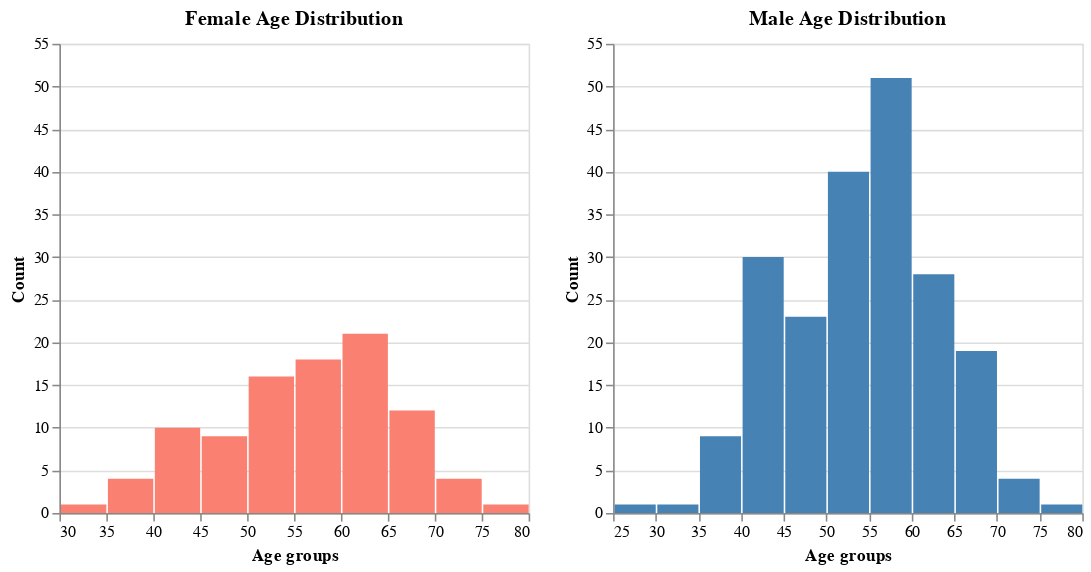

Notebook source saved alongside this figure:
### Code cell
female=df[df['sex']==0]
male=df[df['sex']==1]

female_chart = alt.Chart(female).mark_bar(color='salmon').encode(
    x=alt.X('age', bin=alt.Bin(maxbins=10), title="Age groups"),
    y=alt.Y('count()', title="Count")
).properties(
    title="Female Age Distribution"
)
male_chart = alt.Chart(male).mark_bar(color="steelblue").encode(
    x=alt.X('age', bin=alt.Bin(maxbins=10), title="Age groups"),
    y=alt.Y('count()', title="Count")
).properties(
    title="Male Age Distribution"
)
alt.hconcat(female_chart, male_chart).resolve_scale(y='shared')

### Figure 1 — Vega-Lite specification as saved in the notebook (floating-point values rounded to 4 significant figures; data arrays with more than 128 entries replaced by an {"elided": "..."} marker saying what was removed)
{"config": {"view": {"continuousWidth": 300, "continuousHeight": 300}}, "hconcat": [{"data": {"name": "data-577066c6f4cd554dfac3f082fe514253"}, "mark": {"type": "bar", "color": "salmon"}, "encoding": {"x": {"bin": {"maxbins": 10}, "field": "age", "title": "Age groups", "type": "quantitative"}, "y": {"aggregate": "count", "title": "Count", "type": "quantitative"}}, "title": "Female Age Distribution"}, {"data": {"name": "data-1f0c54e313e01cb6c96d1e91ece44164"}, "mark": {"type": "bar", "color": "steelblue"}, "encoding": {"x": {"bin": {"maxbins": 10}, "field": "age", "title": "Age groups", "type": "quantitative"}, "y": {"aggregate": "count", "title": "Count", "type": "quantitative"}}, "title": "Male Age Distribution"}], "resolve": {"scale": {"y": "shared"}}, "$schema": "https://vega.github.io/schema/vega-lite/v5.8.0.json", "datasets": {"data-577066c6f4cd554dfac3f082fe514253": [{"age": 41, "sex": 0, "cp": 1, "trestbps": 130, "chol": 204, "fbs": 0, "restecg": 0, "thalach": 172, "exang": 0, "oldpeak": 1.4, "slope": 2, "ca": 0, "thal": 2, "target": 1}, {"age": 57, "sex": 0, "cp": 0, "trestbps": 120, "chol": 354, "fbs": 0, "restecg": 1, "thalach": 163, "exang": 1, "oldpeak": 0.6, "slope": 2, "ca": 0, "thal": 2, "target": 1}, {"age": 56, "sex": 0, "cp": 1, "trestbps": 140, "chol": 294, "fbs": 0, "restecg": 0, "thalach": 153, "exang": 0, "oldpeak": 1.3, "slope": 1, "ca": 0, "thal": 2, "target": 1}, {"age": 48, "sex": 0, "cp": 2, "trestbps": 130, "chol": 275, "fbs": 0, "restecg": 1, "thalach": 139, "exang": 0, "oldpeak": 0.2, "slope": 2, "ca": 0, "thal": 2, "target": 1}, {"age": 58, "sex": 0, "cp": 3, "trestbps": 150, "chol": 283, "fbs": 1, "restecg": 0, "thalach": 162, "exang": 0, "oldpeak": 1.0, "slope": 2, "ca": 0, "thal": 2, "target": 1}, {"age": 50, "sex": 0, "cp": 2, "trestbps": 120, "chol": 219, "fbs": 0, "restecg": 1, "thalach": 158, "exang": 0, "oldpeak": 1.6, "slope": 1, "ca": 0, "thal": 2, "target": 1}, {"age": 58, "sex": 0, "cp": 2, "trestbps": 120, "chol": 340, "fbs": 0, "restecg": 1, "thalach": 172, "exang": 0, "oldpeak": 0.0, "slope": 2, "ca": 0, "thal": 2, "target": 1}, {"age": 66, "sex": 0, "cp": 3, "trestbps": 150, "chol": 226, "fbs": 0, "restecg": 1, "thalach": 114, "exang": 0, "oldpeak": 2.6, "slope": 0, "ca": 0, "thal": 2, "target": 1}, {"age": 69, "sex": 0, "cp": 3, "trestbps": 140, "chol": 239, "fbs": 0, "restecg": 1, "thalach": 151, "exang": 0, "oldpeak": 1.8, "slope": 2, "ca": 2, "thal": 2, "target": 1}, {"age": 71, "sex": 0, "cp": 1, "trestbps": 160, "chol": 302, "fbs": 0, "restecg": 1, "thalach": 162, "exang": 0, "oldpeak": 0.4, "slope": 2, "ca": 2, "thal": 2, "target": 1}, {"age": 65, "sex": 0, "cp": 2, "trestbps": 140, "chol": 417, "fbs": 1, "restecg": 0, "thalach": 157, "exang": 0, "oldpeak": 0.8, "slope": 2, "ca": 1, "thal": 2, "target": 1}, {"age": 41, "sex": 0, "cp": 1, "trestbps": 105, "chol": 198, "fbs": 0, "restecg": 1, "thalach": 168, "exang": 0, "oldpeak": 0.0, "slope": 2, "ca": 1, "thal": 2, "target": 1}, {"age": 46, "sex": 0, "cp": 2, "trestbps": 142, "chol": 177, "fbs": 0, "restecg": 0, "thalach": 160, "exang": 1, "oldpeak": 1.4, "slope": 0, "ca": 0, "thal": 2, "target": 1}, {"age": 54, "sex": 0, "cp": 2, "trestbps": 135, "chol": 304, "fbs": 1, "restecg": 1, "thalach": 170, "exang": 0, "oldpeak": 0.0, "slope": 2, "ca": 0, "thal": 2, "target": 1}, {"age": 65, "sex": 0, "cp": 2, "trestbps": 155, "chol": 269, "fbs": 0, "restecg": 1, "thalach": 148, "exang": 0, "oldpeak": 0.8, "slope": 2, "ca": 0, "thal": 2, "target": 1}, {"age": 65, "sex": 0, "cp": 2, "trestbps": 160, "chol": 360, "fbs": 0, "restecg": 0, "thalach": 151, "exang": 0, "oldpeak": 0.8, "slope": 2, "ca": 0, "thal": 2, "target": 1}, {"age": 51, "sex": 0, "cp": 2, "trestbps": 140, "chol": 308, "fbs": 0, "restecg": 0, "thalach": 142, "exang": 0, "oldpeak": 1.5, "slope": 2, "ca": 1, "thal": 2, "target": 1}, {"age": 53, "sex": 0, "cp": 0, "trestbps": 130, "chol": 264, "fbs": 0, "restecg": 0, "thalach": 143, "exang": 0, "oldpeak": 0.4, "slope": 1, "ca": 0, "thal": 2, "target": 1}, {"age": 53, "sex": 0, "cp": 2, "trestbps": 128, "chol": 216, "fbs": 0, "restecg": 0, "thalach": 115, "exang": 0, "oldpeak": 0.0, "slope": 2, "ca": 0, "thal": 0, "target": 1}, {"age": 53, "sex": 0, "cp": 0, "trestbps": 138, "chol": 234, "fbs": 0, "restecg": 0, "thalach": 160, "exang": 0, "oldpeak": 0.0, "slope": 2, "ca": 0, "thal": 2, "target": 1}, {"age": 51, "sex": 0, "cp": 2, "trestbps": 130, "chol": 256, "fbs": 0, "restecg": 0, "thalach": 149, "exang": 0, "oldpeak": 0.5, "slope": 2, "ca": 0, "thal": 2, "target": 1}, {"age": 44, "sex": 0, "cp": 2, "trestbps": 108, "chol": 141, "fbs": 0, "restecg": 1, "thalach": 175, "exang": 0, "oldpeak": 0.6, "slope": 1, "ca": 0, "thal": 2, "target": 1}, {"age": 63, "sex": 0, "cp": 2, "trestbps": 135, "chol": 252, "fbs": 0, "restecg": 0, "thalach": 172, "exang": 0, "oldpeak": 0.0, "slope": 2, "ca": 0, "thal": 2, "target": 1}, {"age": 57, "sex": 0, "cp": 0, "trestbps": 128, "chol": 303, "fbs": 0, "restecg": 0, "thalach": 159, "exang": 0, "oldpeak": 0.0, "slope": 2, "ca": 1, "thal": 2, "target": 1}, {"age": 71, "sex": 0, "cp": 2, "trestbps": 110, "chol": 265, "fbs": 1, "restecg": 0, "thalach": 130, "exang": 0, "oldpeak": 0.0, "slope": 2, "ca": 1, "thal": 2, "target": 1}, {"age": 35, "sex": 0, "cp": 0, "trestbps": 138, "chol": 183, "fbs": 0, "restecg": 1, "thalach": 182, "exang": 0, "oldpeak": 1.4, "slope": 2, "ca": 0, "thal": 2, "target": 1}, {"age": 45, "sex": 0, "cp": 1, "trestbps": 130, "chol": 234, "fbs": 0, "restecg": 0, "thalach": 175, "exang": 0, "oldpeak": 0.6, "slope": 1, "ca": 0, "thal": 2, "target": 1}, {"age": 62, "sex": 0, "cp": 0, "trestbps": 124, "chol": 209, "fbs": 0, "restecg": 1, "thalach": 163, "exang": 0, "oldpeak": 0.0, "slope": 2, "ca": 0, "thal": 2, "target": 1}, {"age": 43, "sex": 0, "cp": 2, "trestbps": 122, "chol": 213, "fbs": 0, "restecg": 1, "thalach": 165, "exang": 0, "oldpeak": 0.2, "slope": 1, "ca": 0, "thal": 2, "target": 1}, {"age": 55, "sex": 0, "cp": 1, "trestbps": 135, "chol": 250, "fbs": 0, "restecg": 0, "thalach": 161, "exang": 0, "oldpeak": 1.4, "slope": 1, "ca": 0, "thal": 2, "target": 1}, {"age": 60, "sex": 0, "cp": 2, "trestbps": 102, "chol": 318, "fbs": 0, "restecg": 1, "thalach": 160, "exang": 0, "oldpeak": 0.0, "slope": 2, "ca": 1, "thal": 2, "target": 1}, {"age": 42, "sex": 0, "cp": 0, "trestbps": 102, "chol": 265, "fbs": 0, "restecg": 0, "thalach": 122, "exang": 0, "oldpeak": 0.6, "slope": 1, "ca": 0, "thal": 2, "target": 1}, {"age": 67, "sex": 0, "cp": 2, "trestbps": 115, "chol": 564, "fbs": 0, "restecg": 0, "thalach": 160, "exang": 0, "oldpeak": 1.6, "slope": 1, "ca": 0, "thal": 3, "target": 1}, {"age": 54, "sex": 0, "cp": 2, "trestbps": 110, "chol": 214, "fbs": 0, "restecg": 1, "thalach": 158, "exang": 0, "oldpeak": 1.6, "slope": 1, "ca": 0, "thal": 2, "target": 1}, {"age": 58, "sex": 0, "cp": 0, "trestbps": 100, "chol": 248, "fbs": 0, "restecg": 0, "thalach": 122, "exang": 0, "oldpeak": 1.0, "slope": 1, "ca": 0, "thal": 2, "target": 1}, {"age": 54, "sex": 0, "cp": 1, "trestbps": 132, "chol": 288, "fbs": 1, "restecg": 0, "thalach": 159, "exang": 1, "oldpeak": 0.0, "slope": 2, "ca": 1, "thal": 2, "target": 1}, {"age": 45, "sex": 0, "cp": 1, "trestbps": 112, "chol": 160, "fbs": 0, "restecg": 1, "thalach": 138, "exang": 0, "oldpeak": 0.0, "slope": 1, "ca": 0, "thal": 2, "target": 1}, {"age": 62, "sex": 0, "cp": 0, "trestbps": 140, "chol": 394, "fbs": 0, "restecg": 0, "thalach": 157, "exang": 0, "oldpeak": 1.2, "slope": 1, "ca": 0, "thal": 2, "target": 1}, {"age": 63, "sex": 0, "cp": 1, "trestbps": 140, "chol": 195, "fbs": 0, "restecg": 1, "thalach": 179, "exang": 0, "oldpeak": 0.0, "slope": 2, "ca": 2, "thal": 2, "target": 1}, {"age": 68, "sex": 0, "cp": 2, "trestbps": 120, "chol": 211, "fbs": 0, "restecg": 0, "thalach": 115, "exang": 0, "oldpeak": 1.5, "slope": 1, "ca": 0, "thal": 2, "target": 1}, {"age": 45, "sex": 0, "cp": 0, "trestbps": 138, "chol": 236, "fbs": 0, "restecg": 0, "thalach": 152, "exang": 1, "oldpeak": 0.2, "slope": 1, "ca": 0, "thal": 2, "target": 1}, {"age": 50, "sex": 0, "cp": 1, "trestbps": 120, "chol": 244, "fbs": 0, "restecg": 1, "thalach": 162, "exang": 0, "oldpeak": 1.1, "slope": 2, "ca": 0, "thal": 2, "target": 1}, {"age": 50, "sex": 0, "cp": 0, "trestbps": 110, "chol": 254, "fbs": 0, "restecg": 0, "thalach": 159, "exang": 0, "oldpeak": 0.0, "slope": 2, "ca": 0, "thal": 2, "target": 1}, {"age": 64, "sex": 0, "cp": 0, "trestbps": 180, "chol": 325, "fbs": 0, "restecg": 1, "thalach": 154, "exang": 1, "oldpeak": 0.0, "slope": 2, "ca": 0, "thal": 2, "target": 1}, {"age": 64, "sex": 0, "cp": 2, "trestbps": 140, "chol": 313, "fbs": 0, "restecg": 1, "thalach": 133, "exang": 0, "oldpeak": 0.2, "slope": 2, "ca": 0, "thal": 3, "target": 1}, {"age": 37, "sex": 0, "cp": 2, "trestbps": 120, "chol": 215, "fbs": 0, "restecg": 1, "thalach": 170, "exang": 0, "oldpeak": 0.0, "slope": 2, "ca": 0, "thal": 2, "target": 1}, {"age": 46, "sex": 0, "cp": 1, "trestbps": 105, "chol": 204, "fbs": 0, "restecg": 1, "thalach": 172, "exang": 0, "oldpeak": 0.0, "slope": 2, "ca": 0, "thal": 2, "target": 1}, {"age": 46, "sex": 0, "cp": 0, "trestbps": 138, "chol": 243, "fbs": 0, "restecg": 0, "thalach": 152, "exang": 1, "oldpeak": 0.0, "slope": 1, "ca": 0, "thal": 2, "target": 1}, {"age": 64, "sex": 0, "cp": 0, "trestbps": 130, "chol": 303, "fbs": 0, "restecg": 1, "thalach": 122, "exang": 0, "oldpeak": 2.0, "slope": 1, "ca": 2, "thal": 2, "target": 1}, {"age": 41, "sex": 0, "cp": 2, "trestbps": 112, "chol": 268, "fbs": 0, "restecg": 0, "thalach": 172, "exang": 1, "oldpeak": 0.0, "slope": 2, "ca": 0, "thal": 2, "target": 1}, {"age": 54, "sex": 0, "cp": 2, "trestbps": 108, "chol": 267, "fbs": 0, "restecg": 0, "thalach": 167, "exang": 0, "oldpeak": 0.0, "slope": 2, "ca": 0, "thal": 2, "target": 1}, {"age": 39, "sex": 0, "cp": 2, "trestbps": 94, "chol": 199, "fbs": 0, "restecg": 1, "thalach": 179, "exang": 0, "oldpeak": 0.0, "slope": 2, "ca": 0, "thal": 2, "target": 1}, {"age": 34, "sex": 0, "cp": 1, "trestbps": 118, "chol": 210, "fbs": 0, "restecg": 1, "thalach": 192, "exang": 0, "oldpeak": 0.7, "slope": 2, "ca": 0, "thal": 2, "target": 1}, {"age": 67, "sex": 0, "cp": 2, "trestbps": 152, "chol": 277, "fbs": 0, "restecg": 1, "thalach": 172, "exang": 0, "oldpeak": 0.0, "slope": 2, "ca": 1, "thal": 2, "target": 1}, {"age": 52, "sex": 0, "cp": 2, "trestbps": 136, "chol": 196, "fbs": 0, "restecg": 0, "thalach": 169, "exang": 0, "oldpeak": 0.1, "slope": 1, "ca": 0, "thal": 2, "target": 1}, {"age": 74, "sex": 0, "cp": 1, "trestbps": 120, "chol": 269, "fbs": 0, "restecg": 0, "thalach": 121, "exang": 1, "oldpeak": 0.2, "slope": 2, "ca": 1, "thal": 2, "target": 1}, {"age": 54, "sex": 0, "cp": 2, "trestbps": 160, "chol": 201, "fbs": 0, "restecg": 1, "thalach": 163, "exang": 0, "oldpeak": 0.0, "slope": 2, "ca": 1, "thal": 2, "target": 1}, {"age": 49, "sex": 0, "cp": 1, "trestbps": 134, "chol": 271, "fbs": 0, "restecg": 1, "thalach": 162, "exang": 0, "oldpeak": 0.0, "slope": 1, "ca": 0, "thal": 2, "target": 1}, {"age": 41, "sex": 0, "cp": 1, "trestbps": 126, "chol": 306, "fbs": 0, "restecg": 1, "thalach": 163, "exang": 0, "oldpeak": 0.0, "slope": 2, "ca": 0, "thal": 2, "target": 1}, {"age": 49, "sex": 0, "cp": 0, "trestbps": 130, "chol": 269, "fbs": 0, "restecg": 1, "thalach": 163, "exang": 0, "oldpeak": 0.0, "slope": 2, "ca": 0, "thal": 2, "target": 1}, {"age": 60, "sex": 0, "cp": 2, "trestbps": 120, "chol": 178, "fbs": 1, "restecg": 1, "thalach": 96, "exang": 0, "oldpeak": 0.0, "slope": 2, "ca": 0, "thal": 2, "target": 1}, {"age": 51, "sex": 0, "cp": 2, "trestbps": 120, "chol": 295, "fbs": 0, "restecg": 0, "thalach": 157, "exang": 0, "oldpeak": 0.6, "slope": 2, "ca": 0, "thal": 2, "target": 1}, {"age": 42, "sex": 0, "cp": 2, "trestbps": 120, "chol": 209, "fbs": 0, "restecg": 1, "thalach": 173, "exang": 0, "oldpeak": 0.0, "slope": 1, "ca": 0, "thal": 2, "target": 1}, {"age": 67, "sex": 0, "cp": 0, "trestbps": 106, "chol": 223, "fbs": 0, "restecg": 1, "thalach": 142, "exang": 0, "oldpeak": 0.3, "slope": 2, "ca": 2, "thal": 2, "target": 1}, {"age": 76, "sex": 0, "cp": 2, "trestbps": 140, "chol": 197, "fbs": 0, "restecg": 2, "thalach": 116, "exang": 0, "oldpeak": 1.1, "slope": 1, "ca": 0, "thal": 2, "target": 1}, {"age": 44, "sex": 0, "cp": 2, "trestbps": 118, "chol": 242, "fbs": 0, "restecg": 1, "thalach": 149, "exang": 0, "oldpeak": 0.3, "slope": 1, "ca": 1, "thal": 2, "target": 1}, {"age": 60, "sex": 0, "cp": 3, "trestbps": 150, "chol": 240, "fbs": 0, "restecg": 1, "thalach": 171, "exang": 0, "oldpeak": 0.9, "slope": 2, "ca": 0, "thal": 2, "target": 1}, {"age": 71, "sex": 0, "cp": 0, "trestbps": 112, "chol": 149, "fbs": 0, "restecg": 1, "thalach": 125, "exang": 0, "oldpeak": 1.6, "slope": 1, "ca": 0, "thal": 2, "target": 1}, {"age": 66, "sex": 0, "cp": 2, "trestbps": 146, "chol": 278, "fbs": 0, "restecg": 0, "thalach": 152, "exang": 0, "oldpeak": 0.0, "slope": 1, "ca": 1, "thal": 2, "target": 1}, {"age": 39, "sex": 0, "cp": 2, "trestbps": 138, "chol": 220, "fbs": 0, "restecg": 1, "thalach": 152, "exang": 0, "oldpeak": 0.0, "slope": 1, "ca": 0, "thal": 2, "target": 1}, {"age": 58, "sex": 0, "cp": 0, "trestbps": 130, "chol": 197, "fbs": 0, "restecg": 1, "thalach": 131, "exang": 0, "oldpeak": 0.6, "slope": 1, "ca": 0, "thal": 2, "target": 1}, {"age": 55, "sex": 0, "cp": 1, "trestbps": 132, "chol": 342, "fbs": 0, "restecg": 1, "thalach": 166, "exang": 0, "oldpeak": 1.2, "slope": 2, "ca": 0, "thal": 2, "target": 1}, {"age": 62, "sex": 0, "cp": 0, "trestbps": 140, "chol": 268, "fbs": 0, "restecg": 0, "thalach": 160, "exang": 0, "oldpeak": 3.6, "slope": 0, "ca": 2, "thal": 2, "target": 0}, {"age": 65, "sex": 0, "cp": 0, "trestbps": 150, "chol": 225, "fbs": 0, "restecg": 0, "thalach": 114, "exang": 0, "oldpeak": 1.0, "slope": 1, "ca": 3, "thal": 3, "target": 0}, {"age": 61, "sex": 0, "cp": 0, "trestbps": 130, "chol": 330, "fbs": 0, "restecg": 0, "thalach": 169, "exang": 0, "oldpeak": 0.0, "slope": 2, "ca": 0, "thal": 2, "target": 0}, {"age": 51, "sex": 0, "cp": 0, "trestbps": 130, "chol": 305, "fbs": 0, "restecg": 1, "thalach": 142, "exang": 1, "oldpeak": 1.2, "slope": 1, "ca": 0, "thal": 3, "target": 0}, {"age": 62, "sex": 0, "cp": 0, "trestbps": 160, "chol": 164, "fbs": 0, "restecg": 0, "thalach": 145, "exang": 0, "oldpeak": 6.2, "slope": 0, "ca": 3, "thal": 3, "target": 0}, {"age": 60, "sex": 0, "cp": 0, "trestbps": 150, "chol": 258, "fbs": 0, "restecg": 0, "thalach": 157, "exang": 0, "oldpeak": 2.6, "slope": 1, "ca": 2, "thal": 3, "target": 0}, {"age": 61, "sex": 0, "cp": 0, "trestbps": 145, "chol": 307, "fbs": 0, "restecg": 0, "thalach": 146, "exang": 1, "oldpeak": 1.0, "slope": 1, "ca": 0, "thal": 3, "target": 0}, {"age": 43, "sex": 0, "cp": 0, "trestbps": 132, "chol": 341, "fbs": 1, "restecg": 0, "thalach": 136, "exang": 1, "oldpeak": 3.0, "slope": 1, "ca": 0, "thal": 3, "target": 0}, {"age": 62, "sex": 0, "cp": 2, "trestbps": 130, "chol": 263, "fbs": 0, "restecg": 1, "thalach": 97, "exang": 0, "oldpeak": 1.2, "slope": 1, "ca": 1, "thal": 3, "target": 0}, {"age": 63, "sex": 0, "cp": 0, "trestbps": 150, "chol": 407, "fbs": 0, "restecg": 0, "thalach": 154, "exang": 0, "oldpeak": 4.0, "slope": 1, "ca": 3, "thal": 3, "target": 0}, {"age": 56, "sex": 0, "cp": 0, "trestbps": 200, "chol": 288, "fbs": 1, "restecg": 0, "thalach": 133, "exang": 1, "oldpeak": 4.0, "slope": 0, "ca": 2, "thal": 3, "target": 0}, {"age": 59, "sex": 0, "cp": 0, "trestbps": 174, "chol": 249, "fbs": 0, "restecg": 1, "thalach": 143, "exang": 1, "oldpeak": 0.0, "slope": 1, "ca": 0, "thal": 2, "target": 0}, {"age": 56, "sex": 0, "cp": 0, "trestbps": 134, "chol": 409, "fbs": 0, "restecg": 0, "thalach": 150, "exang": 1, "oldpeak": 1.9, "slope": 1, "ca": 2, "thal": 3, "target": 0}, {"age": 62, "sex": 0, "cp": 0, "trestbps": 138, "chol": 294, "fbs": 1, "restecg": 1, "thalach": 106, "exang": 0, "oldpeak": 1.9, "slope": 1, "ca": 3, "thal": 2, "target": 0}, {"age": 62, "sex": 0, "cp": 0, "trestbps": 150, "chol": 244, "fbs": 0, "restecg": 1, "thalach": 154, "exang": 1, "oldpeak": 1.4, "slope": 1, "ca": 0, "thal": 2, "target": 0}, {"age": 66, "sex": 0, "cp": 0, "trestbps": 178, "chol": 228, "fbs": 1, "restecg": 1, "thalach": 165, "exang": 1, "oldpeak": 1.0, "slope": 1, "ca": 2, "thal": 3, "target": 0}, {"age": 63, "sex": 0, "cp": 0, "trestbps": 108, "chol": 269, "fbs": 0, "restecg": 1, "thalach": 169, "exang": 1, "oldpeak": 1.8, "slope": 1, "ca": 2, "thal": 2, "target": 0}, {"age": 55, "sex": 0, "cp": 0, "trestbps": 180, "chol": 327, "fbs": 0, "restecg": 2, "thalach": 117, "exang": 1, "oldpeak": 3.4, "slope": 1, "ca": 0, "thal": 2, "target": 0}, {"age": 58, "sex": 0, "cp": 1, "trestbps": 136, "chol": 319, "fbs": 1, "restecg": 0, "thalach": 152, "exang": 0, "oldpeak": 0.0, "slope": 2, "ca": 2, "thal": 2, "target": 0}, {"age": 55, "sex": 0, "cp": 0, "trestbps": 128, "chol": 205, "fbs": 0, "restecg": 2, "thalach": 130, "exang": 1, "oldpeak": 2.0, "slope": 1, "ca": 1, "thal": 3, "target": 0}, {"age": 58, "sex": 0, "cp": 0, "trestbps": 170, "chol": 225, "fbs": 1, "restecg": 0, "thalach": 146, "exang": 1, "oldpeak": 2.8, "slope": 1, "ca": 2, "thal": 1, "target": 0}, {"age": 63, "sex": 0, "cp": 0, "trestbps": 124, "chol": 197, "fbs": 0, "restecg": 1, "thalach": 136, "exang": 1, "oldpeak": 0.0, "slope": 1, "ca": 0, "thal": 2, "target": 0}, {"age": 57, "sex": 0, "cp": 0, "trestbps": 140, "chol": 241, "fbs": 0, "restecg": 1, "thalach": 123, "exang": 1, "oldpeak": 0.2, "slope": 1, "ca": 0, "thal": 3, "target": 0}, {"age": 57, "sex": 0, "cp": 1, "trestbps": 130, "chol": 236, "fbs": 0, "restecg": 0, "thalach": 174, "exang": 0, "oldpeak": 0.0, "slope": 1, "ca": 1, "thal": 2, "target": 0}], "data-1f0c54e313e01cb6c96d1e91ece44164": {"elided": "207 records"}}}
